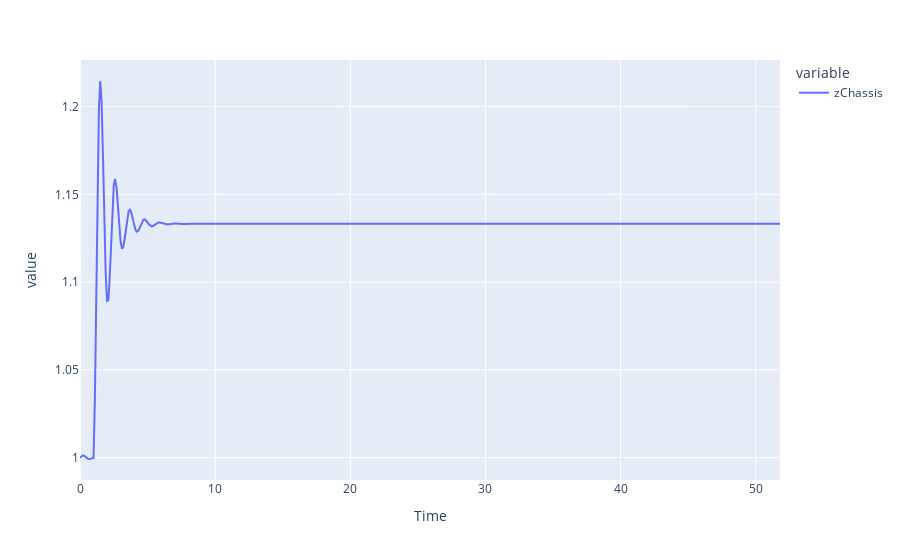
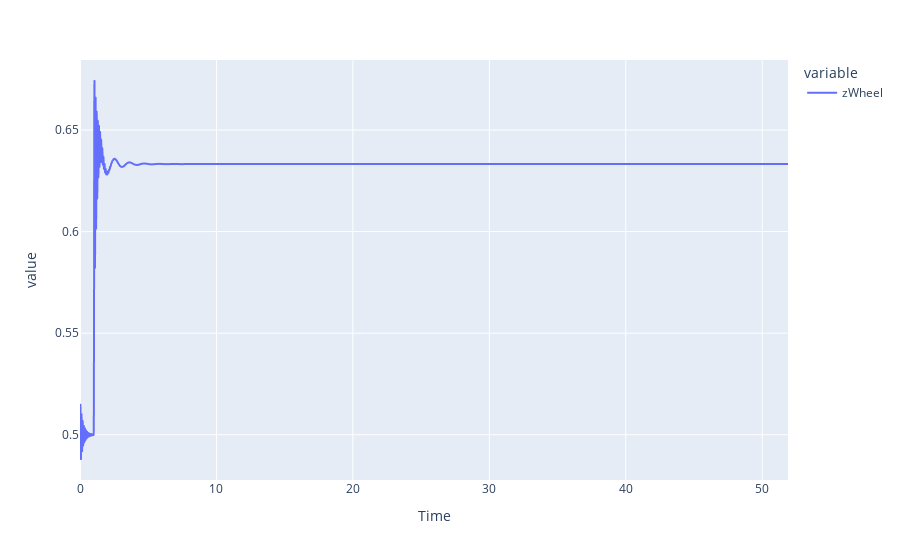

These figures' notebook cell, in order:
### Code cell
for name, df_output in output.result.items():
    df_output.plot().show()

### Figure 1 — Plotly figure (JSON) as saved in the notebook; plotly's stock layout.template omitted (floating-point values rounded to 4 significant figures; data arrays with more than 128 entries replaced by an {"elided": "..."} marker saying what was removed)
{"data": [{"hovertemplate": "variable=zChassis<br>Time=%{x}<br>value=%{y}<extra></extra>", "legendgroup": "zChassis", "line": {"color": "#636efa", "dash": "solid"}, "marker": {"symbol": "circle"}, "mode": "lines", "name": "zChassis", "orientation": "v", "showlegend": true, "type": "scatter", "x": {"elided": "519 float values"}, "xaxis": "x", "y": {"elided": "519 float values"}, "yaxis": "y"}], "layout": {"legend": {"title": {"text": "variable"}, "tracegroupgap": 0}, "margin": {"t": 60}, "xaxis": {"anchor": "y", "domain": [0.0, 1.0], "title": {"text": "Time"}}, "yaxis": {"anchor": "x", "domain": [0.0, 1.0], "title": {"text": "value"}}}}

### Figure 2 — Plotly figure (JSON) as saved in the notebook; plotly's stock layout.template omitted (floating-point values rounded to 4 significant figures; data arrays with more than 128 entries replaced by an {"elided": "..."} marker saying what was removed)
{"data": [{"hovertemplate": "variable=zWheel<br>Time=%{x}<br>value=%{y}<extra></extra>", "legendgroup": "zWheel", "line": {"color": "#636efa", "dash": "solid"}, "marker": {"symbol": "circle"}, "mode": "lines", "name": "zWheel", "showlegend": true, "type": "scattergl", "x": {"elided": "5190 float values"}, "xaxis": "x", "y": {"elided": "5190 float values"}, "yaxis": "y"}], "layout": {"legend": {"title": {"text": "variable"}, "tracegroupgap": 0}, "margin": {"t": 60}, "xaxis": {"anchor": "y", "domain": [0.0, 1.0], "title": {"text": "Time"}}, "yaxis": {"anchor": "x", "domain": [0.0, 1.0], "title": {"text": "value"}}}}
